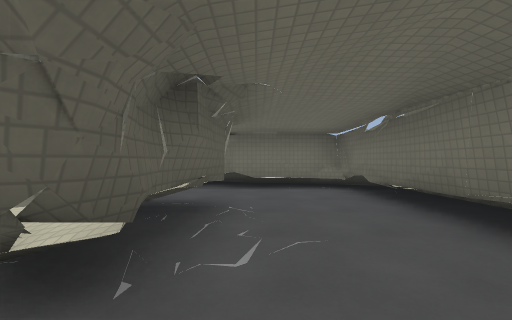
[1] (above)

12 first-person views from a walk through a Godot game level. The camera is 1.3 m above the floor, looks level and sees 90° across. The floor is counted in squares, 2 m on a side. Each view is taken from the middle of a square. On the plan, view 1 faces up. The plan holds only what a view shows up to about 9 squares ahead; the rest is blank. The place goes on beyond the plan. Some surface patterns are stand-ins.

[2]
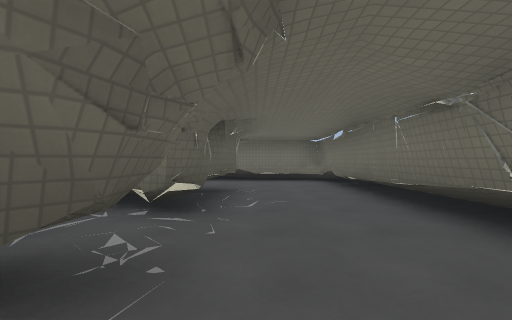

[3]
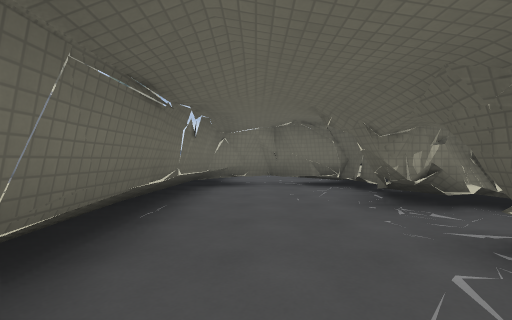

[4]
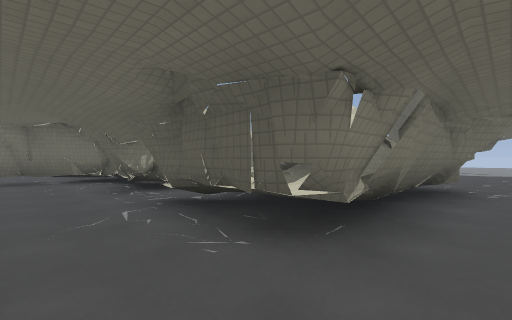

[5]
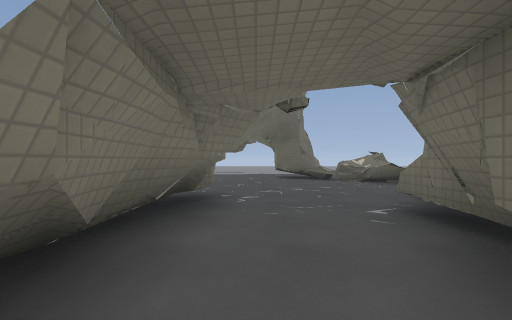

[6]
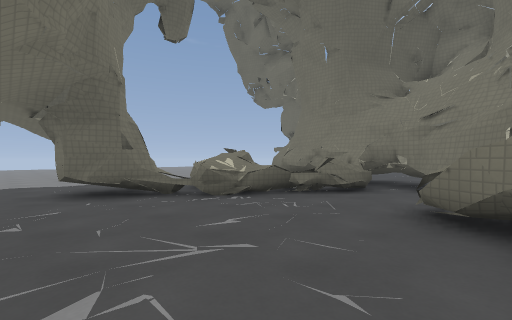

[7]
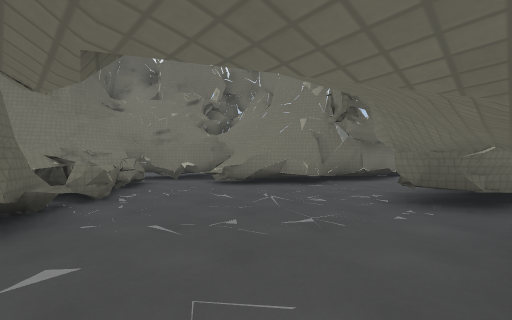

[8]
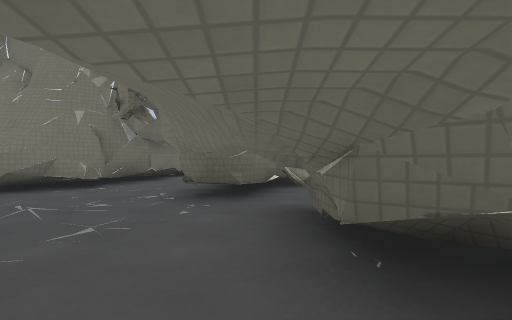

[9]
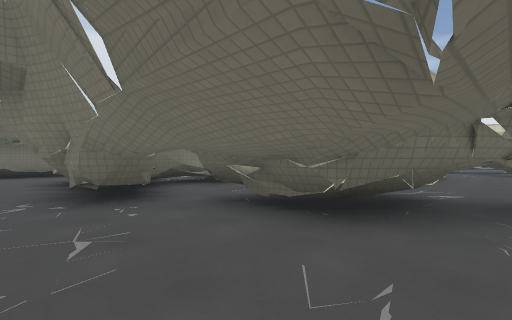

[10]
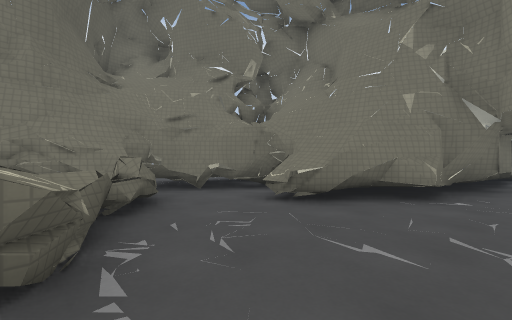

[11]
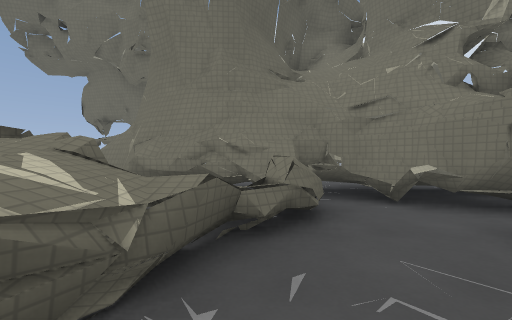

[12]
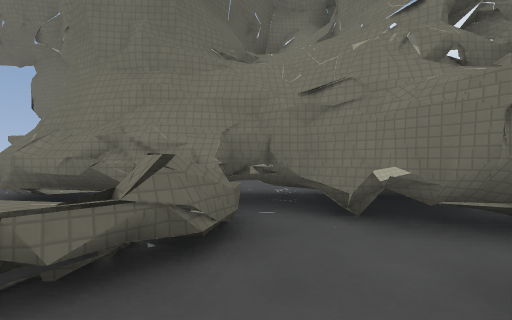

### Floor plan
Key: @ floor where view 1 was taken; # wall or solid block; x gap in a wall; . main floor; : floor 0.25 m higher than the main floor; + floor 0.5 m higher than the main floor; / step, stairs or slope; = window, fence, low wall or low ledge; ^ raised ledge; v drop or lower ground; T thing the floor can be seen under or through.
Columns run from 10 left of view 1 to 3 right of it. Each row starts with its distance up from view 1.
 13 ###=####
 12 # //////
 11 #######
 10  =#..x=
  9 #==..^/::
  8 ##...T/::.
  7 #.... TT=:....
  6 #.......#####.
  5 ............#/
  4 ....######..#/
  3 .#####   #..#:
  2 .##      #..#:
  1 ##       #..#:
  0         ##@.#/
 -1         ##..#:
 -2         #...#:
 -3         ## ##:
 -4          ###+:
 -5          #vv
 -6           vv
 -7            v

Positions as (right, up) in squares from view 1, and headings:
1: (0, 0), facing up
2: (0, -2), facing up
3: (1, 3), facing down
4: (1, 5), facing down-left
5: (-1, 5), facing left
6: (-5, 5), facing up-left
7: (-10, 3), facing up-right
8: (-10, 3), facing right
9: (-10, 5), facing down-right
10: (-9, 6), facing up-right
11: (-8, 7), facing up
12: (-7, 8), facing up
